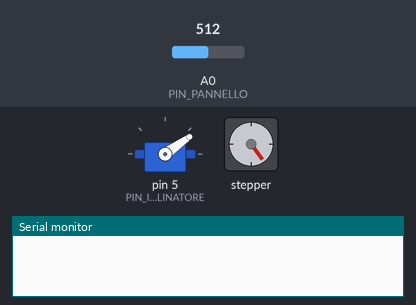
The sketch below on a simulated Arduino Uno, built with avr-gcc and run on an emulated ATmega328P. On the bench: servo, stepper motor, the last lines printed to the serial monitor. The test bench sets the inputs (shaded band); at power-on: A0 (PIN_PANNELLO) = 512. Stepper angles assume 15 steps per turn.

Above: at 7.63 s.
At 13.5 s:
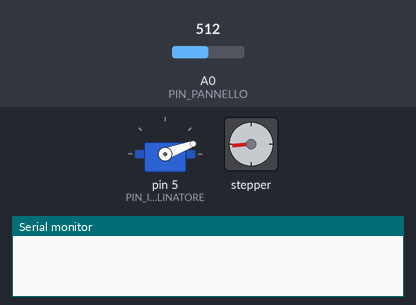
At 16.5 s:
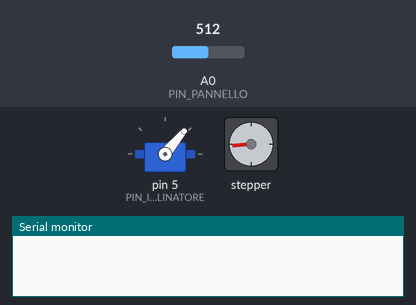
At 20.5 s:
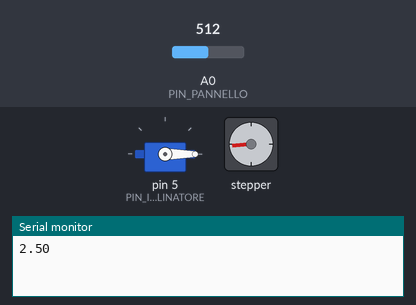
Timing chart, 0 to 40.0 s (numbered marks = the images above):
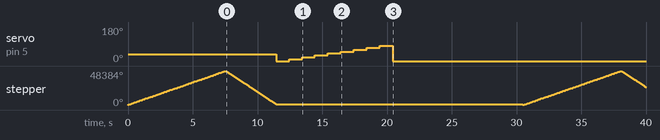

Measured:
- by itself, servo on pin 5 (PIN_INCLINATORE): 35° → 0° at 11.4 s, → 10° 1.0 s later, → 20° 1.0 s later, → 30° 1.0 s later, … (10 changes in this stretch)
- by itself, stepper: turns 48384° clockwise in 7.5 s, then 47040° counter-clockwise in 3.9 s, then 1200° counter-clockwise in 0.08 s, then 48240° clockwise in 7.5 s, and so on

The sketch:

codiceArduino.ino
```cpp
#include <Servo.h>
#include <Stepper.h>

const int Steps = 2048;
const int Velocita = 15;

#define PIN_FOTO A1
#define PIN_PANNELLO A0
#define PIN_INCLINATORE 5

int posizione = 0;

Servo inclinatore;
Stepper giratore(Velocita, 8, 10, 9, 11);

/*
  Funzione che gira il pannello da -180 a 180 gradi e returna la posizione con il livello di luce maggiore
  IN:/
  OUT: pos(int): posizione da -180 a 180 dove la luce ha assunto il valore maggiore
*/
int cercaLuce();

/*
  funzione che posiziona lo stepper in una posizione specifica
  IN: angolo(int) valore da 0 a 2048 per girare lo stepper
  OUT: //
*/
void posiziona(int);

/*
  funzione che legge il valore del fotoresistore e calcola l'angolo tramite la funzione di tangenza
  IN: //
  out: angolo (int)in gradi
*/
int calcolaAngolazione();

/*
  funzione che ilclina il pannello solare
  IN: //
  OUT://
*/
void inclina(int);

void setup() {
  Serial.begin(9600);
  inclinatore.write(0);

  pinMode(PIN_PANNELLO, INPUT);
  giratore.setSpeed(Steps);
  inclinatore.attach(PIN_INCLINATORE);
  inclinatore.write(35);
}

void loop() {
  int dest = cercaLuce();
  posiziona(dest);
  inclina();
  Serial.println(String(analogRead(PIN_FOTO)*5/1023.0));
  delay(10000);
}


int cercaLuce(){
  int maxLuce = 0;
  int posMax = 0;
  int luceRilev = 0;
  int retPos = 0;
  //ripristino la posizione del pannello a quella di partena per poi iniziare a girare
  posiziona(0);
  //ciclo che fa girare il pannello
  for(int i = 0; i<36;i++){
    ruota(Steps/36);
    //attesa che il pannello riesca a restituire un valore nuovo
    delay(100);
    luceRilev = analogRead(PIN_PANNELLO);
    //normale swap se il valore letto è maggiore del vecchio massimo
    if(luceRilev>maxLuce){
      maxLuce = luceRilev;
      retPos = posizione;
    }
  }
  return retPos;
}

void posiziona(int destinazione){
  if(destinazione<0||destinazione>2048) return;
  //controllo se ho già superato la posizione oppure no
  if(destinazione > posizione){
    //se così allora torno alla posizione 0
    while(posizione!=0){
      ruota(1);
    }
    //ora posso mettermi alla destinazione desiderata
    ruota(destinazione);
  }else{
    //calcolo la differenza e ottengo gli step che devo compiere per raggiungere la destinazione
    ruota(destinazione-posizione);
  }
}

int calcolaAngolazione(){
  int maxLuce = 0;
  int maxPos = 0;
  //imposto il servo a una posizione di partenza
  inclinatore.write(0);
  for(int i = 0; i<90;i+=10){
    inclinatore.write(i);
    delay(1000);
    //controllo se i livelli sono maggiori di quelli registrati in precedenza
    int currentLuce = analogRead(PIN_PANNELLO);
    if(currentLuce > maxLuce){
      maxLuce = currentLuce;
      maxPos = i;
    }
  }
  //ritorno la posizione massima
  return maxPos;
}

void ruota(int passi){
  //faccio ruotare fisicamente lo stepper
  giratore.step(passi);
  //aggiorno la posizione logica
  if(posizione+passi>=Steps){
    posizione += passi-Steps; //aggiungo i passi e rimuovo quelli massimi (2045+10-2048 = 7)
  }else{
    posizione+=passi;
  }
}

void inclina(){
  inclinatore.write(calcolaAngolazione());
}
```
